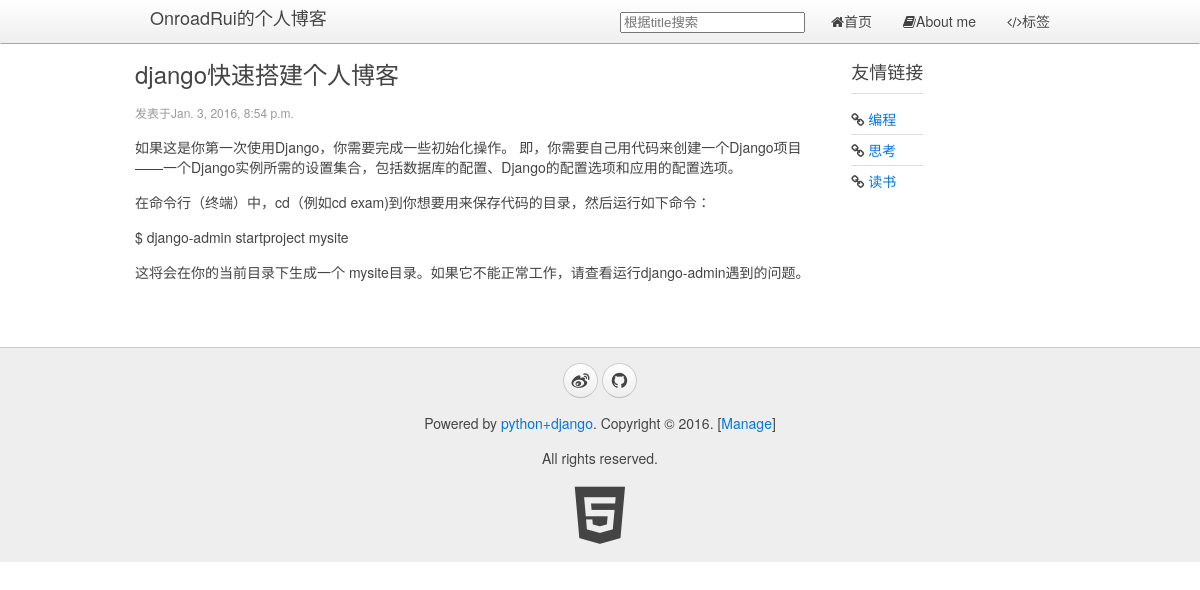
The app's page /ruiblog/1/ with its own data.
### ruiblog/models.py (models this page shows, shortened)
class BlogsPost(models.Model):
    title = models.CharField(max_length = 150)
    category = models.CharField(max_length=50,blank=True)
    summary = models.CharField(max_length=100,blank=True)
    body = models.TextField()
    timestamp = models.DateTimeField()
    def get_absolute_url(self):
        path = reverse('ruiblog:detail',args=(self.id,))
        print('the path is %s'%path)
        return "http://127.0.0.1/ruiblog/%s"%path

### ruiblog/views.py (the view)
# urls.py: url(r'^(?P<pk>\d+)/$','ruiblog.views.detail',name='detail'),
def detail(request,pk):
    try:
        print('hello')
        blog = BlogsPost.objects.get(pk=pk)
        summary = blog.body.__str__()
        summ = summary[0:5]
        print(summ)
    except BlogsPost.DoesNotExist:
        raise Http404
    return render(request,'blog.html',{'blog':blog})

### ruiblog/templatetags/custom_markdown.py (called while the page is built)
@register.filter(is_safe=True)  #注册template filter
@stringfilter  #希望字符串作为参数
def custom_markdown(value):
    return mark_safe(markdown.markdown(value,extensions = ['markdown.extensions.fenced_code', 'markdown.extensions.codehilite'], safe_mode=True, enable_attributes=False))

### ruiblog/templates/blog.html (shortened to what this page needs)
{% extends 'base.html' %}
{% load custom_markdown %}
{% block content %}
    <div class="uk-width-medium-3-4">
        <article class="uk-article">
            <h2>{{blog.title }}</h2>
            <p class="uk-article-meta">发表于{{blog.timestamp }}</p>
            <p>{{ blog.body|custom_markdown }}</p>
        </article>
    </div>
        <div class="uk-panel uk-panel-header">
            <h3 class="uk-panel-title">友情链接</h3>
            <ul class="uk-list uk-list-line">
                <li><i class="uk-icon-link"></i> <a href="#">编程</a></li>
                <li><i class="uk-icon-link"></i> <a href="#">思考</a></li>
                <li><i class="uk-icon-link"></i> <a href="#">读书</a></li>
            </ul>
        </div>
{% endblock %}

### records on screen
BlogsPost: title "django快速搭建个人博客", timestamp "Jan. 3, 2016, 8:54 p.m.", body|custom_markdown "如果这是你第一次使用Django，你需要完成一些初始化操作。 即，你需要自己用代码来创建一个Django项目 ——一个Django实例所需的设置集合，包括数据库的配置、Django的配置选项和应用的配置选项。 在命令行（终端）中，cd（例如cd exam)到你想要用来保存代码的目录，然后运行如下命令： $ django-admin startproject mysite 这将会在你的当前目录下生成一个 mysite目录。如果它不能正常工作，请查看运行django-admin遇到的问题。"
